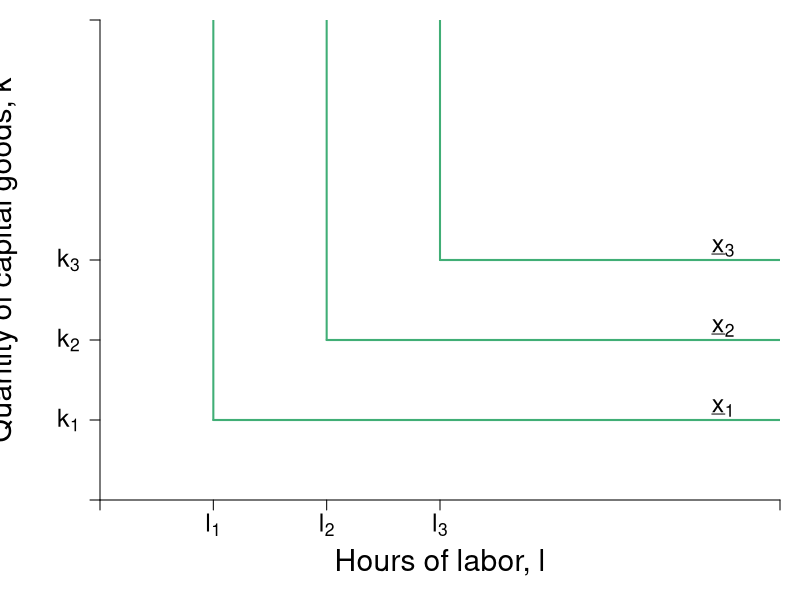

Source code (R):

pdf(file = "specprodexch/leontief_comparison.pdf", width = 7, height = 7)

#Set parameters for graphics
pointsize <- 1.8
axislabelsize <- 1.8
labelsize <- 1.5
namesize <- 1.8
annotatesize <- 1.5
graphlinewidth <- 2
segmentlinewidth <- 1.5


COL <- c("#7fc97f", "#beaed4", "#fdc086", "#ffff99", "#386cb0", "#f0027f", "#bf5b17", "#666666")
COLA <- c("#e0f3db", "#99d8c9","#66c2a4","#41ae76", "#238b45", "#005824")
COLB <- c("#c6dbef", "#4eb3d3", "#2b8cbe", "#0868ac","#084081")

par(mar =  c(5, 5, 1, 1))

xlims <- c(0, 12)
ylims <- c(0, 12)

npts <- 501 


plot(0, 0, xlim = xlims, ylim = ylims, type = "n",
     xlab = expression(paste("")),
     ylab = expression(paste("")), 
     xaxt = "n", 
     yaxt = "n", 
     cex.lab = axislabelsize, 
     bty = "n",
     xaxs="i", 
     yaxs="i")

ticksy <- c(0, 2, 4, 6, ylims[2])
ylabels <- c(NA, expression(paste(k[1])), expression(paste(k[2])), expression(paste(k[3])), NA)
ticksx <- c(0, 2, 4, 6, xlims[2])
xlabels <- c(NA, expression(paste(l[1])), expression(paste(l[2])), expression(paste(l[3])), NA)

axis(1, at = ticksx, pos = 0, labels = xlabels,cex.axis = labelsize)
axis(2, at = ticksy, pos = 0, labels = ylabels, las = 1, cex.axis = labelsize)

npts <- 500 
xx1 <- seq(xlims[1], xlims[2], length.out = npts)

segments(2, 2, xlims[2], 2, lty = 1, col = COLA[4], lwd = graphlinewidth)
segments(2, 2, 2, ylims[2], lty = 1, col = COLA[4],  lwd = graphlinewidth)

segments(4, 4, xlims[2], 4, lty = 1, col = COLA[4], lwd = graphlinewidth)
segments(4, 4, 4, ylims[2], lty = 1, col = COLA[4],  lwd = graphlinewidth)

segments(6, 6, xlims[2], 6, lty = 1, col = COLA[4], lwd = graphlinewidth)
segments(6, 6, 6, ylims[2], lty = 1, col = COLA[4],  lwd = graphlinewidth)


mtext(expression(paste("Hours of labor, ", l)), side=1, line = 3, cex = axislabelsize)
text(-1.7, 0.5*ylims[2], expression(paste("Quantity of capital goods, ", k)), xpd = TRUE, cex = axislabelsize, srt = 90) 

# points(4, 6, pch = 16, col = "black", cex = 1.5)
text(11, 2.3, expression(paste(underline(x)[1])), cex = labelsize)
text(11, 4.3, expression(paste(underline(x)[2])), cex = labelsize)
text(11, 6.3, expression(paste(underline(x)[3])), cex = labelsize)


# text(10, 11, expression(paste("Feasible")), cex = labelsize)
# text(10, 10.5, expression(paste("production")), cex = labelsize)
# text(10, 10, expression(paste("techniques")), cex = labelsize)
# text(2, 4, expression(paste("Infeasible")), cex = labelsize)
# text(2, 3.5, expression(paste("production")), cex = labelsize)
# text(2, 3, expression(paste("techniques")), cex = labelsize)


#Label mrs function
text(18, 2.5, expression(paste(mrs(x,y) == r[max] - bgroup("(",frac(r[max], x[max]),")")*x)), cex = labelsize)

dev.off()
